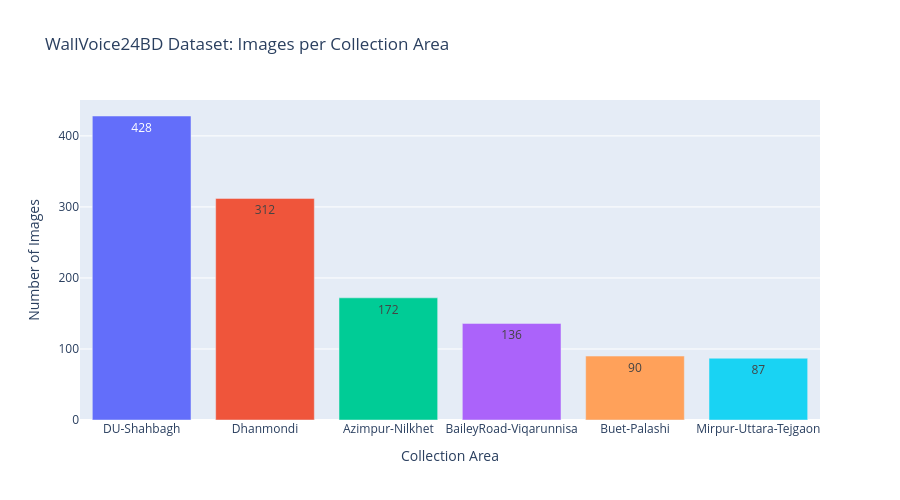

Notebook source saved alongside this figure:
### Markdown cell above
## 2. Dataset Overview (Interactive)

### Code cell
# Count images by area
area_counts = metadata_df['area'].value_counts().reset_index()
area_counts.columns = ['Area', 'Count']
area_counts['Area Code'] = area_counts['Area'].map(AREA_CODES)

# Create interactive bar chart
fig = px.bar(
    area_counts,
    x='Area',
    y='Count',
    color='Area',
    title='WallVoice24BD Dataset: Images per Collection Area',
    text='Count',
    hover_data=['Area Code']
)
fig.update_layout(
    xaxis_title="Collection Area",
    yaxis_title="Number of Images",
    showlegend=False,
    height=500
)
fig.show()

# Display summary table
print("\nDataset Summary:")
print(f"Total images: {len(metadata_df)}")
print(f"Number of areas: {len(area_counts)}")
display(area_counts.style.hide(axis='index'))

### Figure 1 — Plotly figure (JSON) as saved in the notebook; plotly's stock layout.template omitted (floating-point values rounded to 4 significant figures)
{"data": [{"customdata": [["DUS"]], "hovertemplate": "Area=%{x}<br>Count=%{text}<br>Area Code=%{customdata[0]}<extra></extra>", "legendgroup": "DU-Shahbagh", "marker": {"color": "#636efa", "pattern": {"shape": ""}}, "name": "DU-Shahbagh", "orientation": "v", "showlegend": true, "text": [428.0], "textposition": "auto", "type": "bar", "x": ["DU-Shahbagh"], "xaxis": "x", "y": [428], "yaxis": "y"}, {"customdata": [["DMD"]], "hovertemplate": "Area=%{x}<br>Count=%{text}<br>Area Code=%{customdata[0]}<extra></extra>", "legendgroup": "Dhanmondi", "marker": {"color": "#EF553B", "pattern": {"shape": ""}}, "name": "Dhanmondi", "orientation": "v", "showlegend": true, "text": [312.0], "textposition": "auto", "type": "bar", "x": ["Dhanmondi"], "xaxis": "x", "y": [312], "yaxis": "y"}, {"customdata": [["AZN"]], "hovertemplate": "Area=%{x}<br>Count=%{text}<br>Area Code=%{customdata[0]}<extra></extra>", "legendgroup": "Azimpur-Nilkhet", "marker": {"color": "#00cc96", "pattern": {"shape": ""}}, "name": "Azimpur-Nilkhet", "orientation": "v", "showlegend": true, "text": [172.0], "textposition": "auto", "type": "bar", "x": ["Azimpur-Nilkhet"], "xaxis": "x", "y": [172], "yaxis": "y"}, {"customdata": [["BRV"]], "hovertemplate": "Area=%{x}<br>Count=%{text}<br>Area Code=%{customdata[0]}<extra></extra>", "legendgroup": "BaileyRoad-Viqarunnisa", "marker": {"color": "#ab63fa", "pattern": {"shape": ""}}, "name": "BaileyRoad-Viqarunnisa", "orientation": "v", "showlegend": true, "text": [136.0], "textposition": "auto", "type": "bar", "x": ["BaileyRoad-Viqarunnisa"], "xaxis": "x", "y": [136], "yaxis": "y"}, {"customdata": [["BUP"]], "hovertemplate": "Area=%{x}<br>Count=%{text}<br>Area Code=%{customdata[0]}<extra></extra>", "legendgroup": "Buet-Palashi", "marker": {"color": "#FFA15A", "pattern": {"shape": ""}}, "name": "Buet-Palashi", "orientation": "v", "showlegend": true, "text": [90.0], "textposition": "auto", "type": "bar", "x": ["Buet-Palashi"], "xaxis": "x", "y": [90], "yaxis": "y"}, {"customdata": [["MUT"]], "hovertemplate": "Area=%{x}<br>Count=%{text}<br>Area Code=%{customdata[0]}<extra></extra>", "legendgroup": "Mirpur-Uttara-Tejgaon", "marker": {"color": "#19d3f3", "pattern": {"shape": ""}}, "name": "Mirpur-Uttara-Tejgaon", "orientation": "v", "showlegend": true, "text": [87.0], "textposition": "auto", "type": "bar", "x": ["Mirpur-Uttara-Tejgaon"], "xaxis": "x", "y": [87], "yaxis": "y"}], "layout": {"barmode": "relative", "height": 500, "legend": {"title": {"text": "Area"}, "tracegroupgap": 0}, "showlegend": false, "title": {"text": "WallVoice24BD Dataset: Images per Collection Area"}, "xaxis": {"anchor": "y", "categoryarray": ["DU-Shahbagh", "Dhanmondi", "Azimpur-Nilkhet", "BaileyRoad-Viqarunnisa", "Buet-Palashi", "Mirpur-Uttara-Tejgaon"], "categoryorder": "array", "domain": [0, 1], "title": {"text": "Collection Area"}}, "yaxis": {"anchor": "x", "domain": [0, 1], "title": {"text": "Number of Images"}}}}
